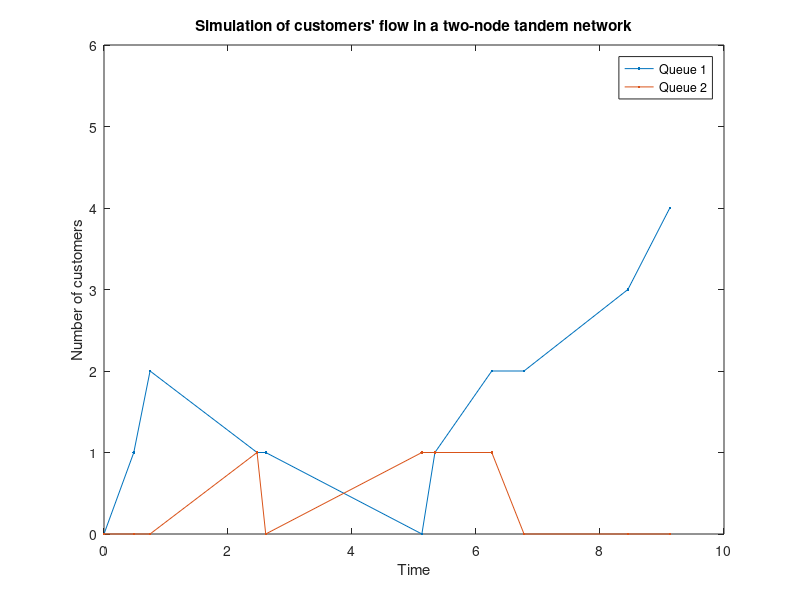

Recreate this plot in MATLAB.
clc
clear

%% SIMULATION OF CUSTOMERS'S FLOW IN A TWO-NODE TANDEM NETWORK

% This is a simulation of what happen in a two-node tandem network in a 
% time period T with arrival rate equal to lambda, service rates equal
% to mu1 and mu2 and initial state equal to (n1,n2)

% The graph represents the number of customers at queue 1 and queue 2 at
% each jump of the Markov chain

T=10;
lambda=1;
mu1=1;
mu2=1;
n1=0;
n2=0;
t=0;
tt=zeros(1,1);
count=1;
v=zeros(2,1);
v(:,1)=[n1;n2];
while t<T
    a=exprnd(1/lambda);
    b=exprnd(1/mu1);
    c=exprnd(1/mu2);
    if n1==0 && n2==0
        dt=a;
        n1=n1+1;
    elseif n1==0
        dt=min(a,c);
        if a==dt
            n1=n1+1;
        else
            n2=n2-1;
        end
    elseif n2==0
        dt=min(a,b);
        if a==dt
            n1=n1+1;
        else
            n1=n1-1;
            n2=n2+1;
        end
    else
        dt=min(min(a,b),c);
        if a==dt
            n1=n1+1;
        elseif b==dt
            n1=n1-1;
            n2=n2+1;
        else
            n2=n2-1;
        end
    end
    t=t+dt;
    count=count+1;
    v(:,count)=[n1;n2];
    tt(1,count)=t;
end

r=length(v);
v=v(:,1:r-1);
tt=tt(:,1:r-1);

figure
plot(tt,v(1,:),'linestyle','-','marker','.');
hold on
% plot(1:count,v(1,:),'.')
plot(tt,v(2,:),'linestyle','-','marker','.');
% scatter(1:count,v(2,:));
legend('Queue 1','Queue 2');
xlabel('Time');
ylabel('Number of customers');
xlim([0,T]);
ylim([0,max(max(v))+2]);
title('Simulation of customers'' flow in a two-node tandem network');
x0=100;
y0=200;
width=650;
height=500;
set(gcf,'position',[x0,y0,width,height]);

